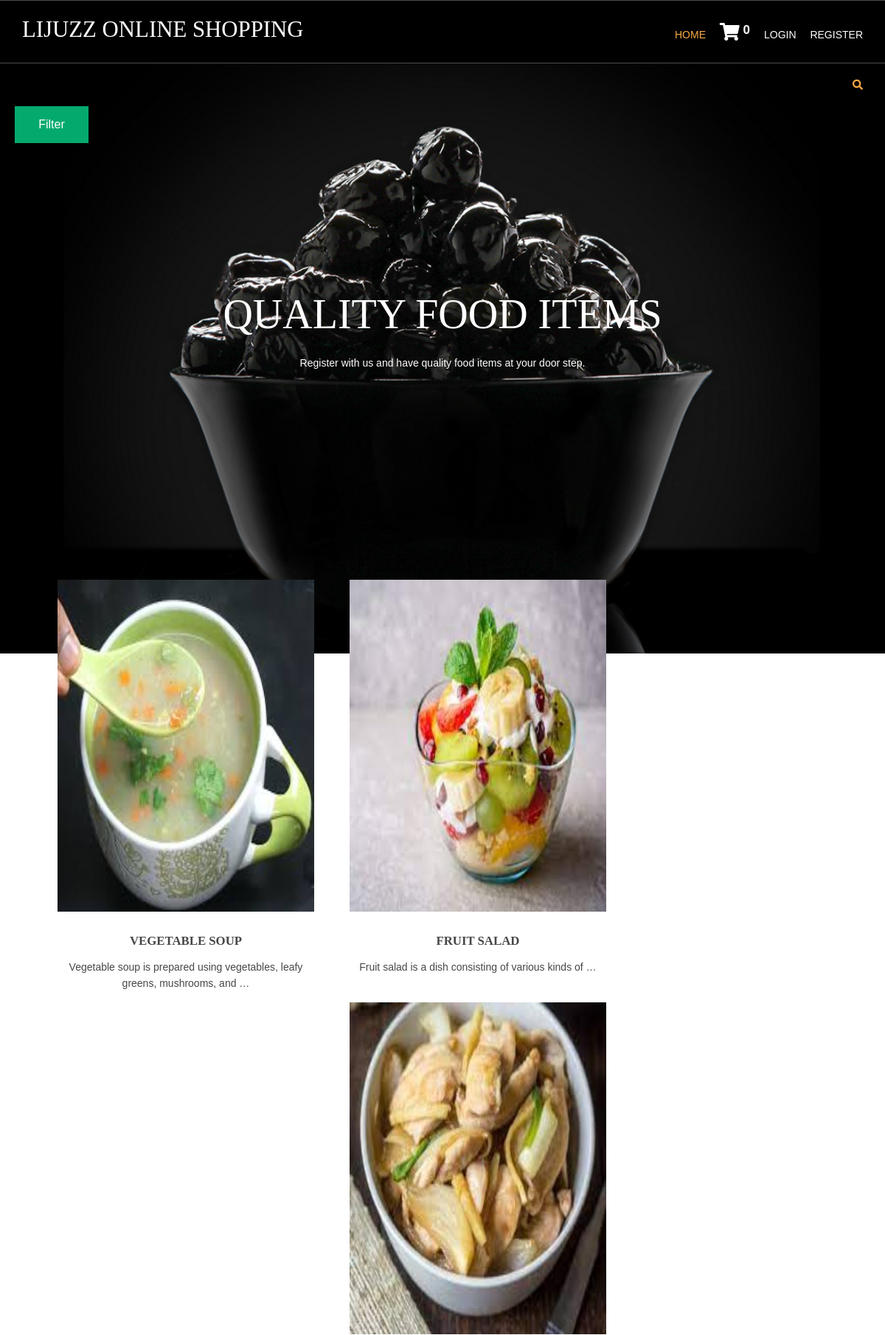
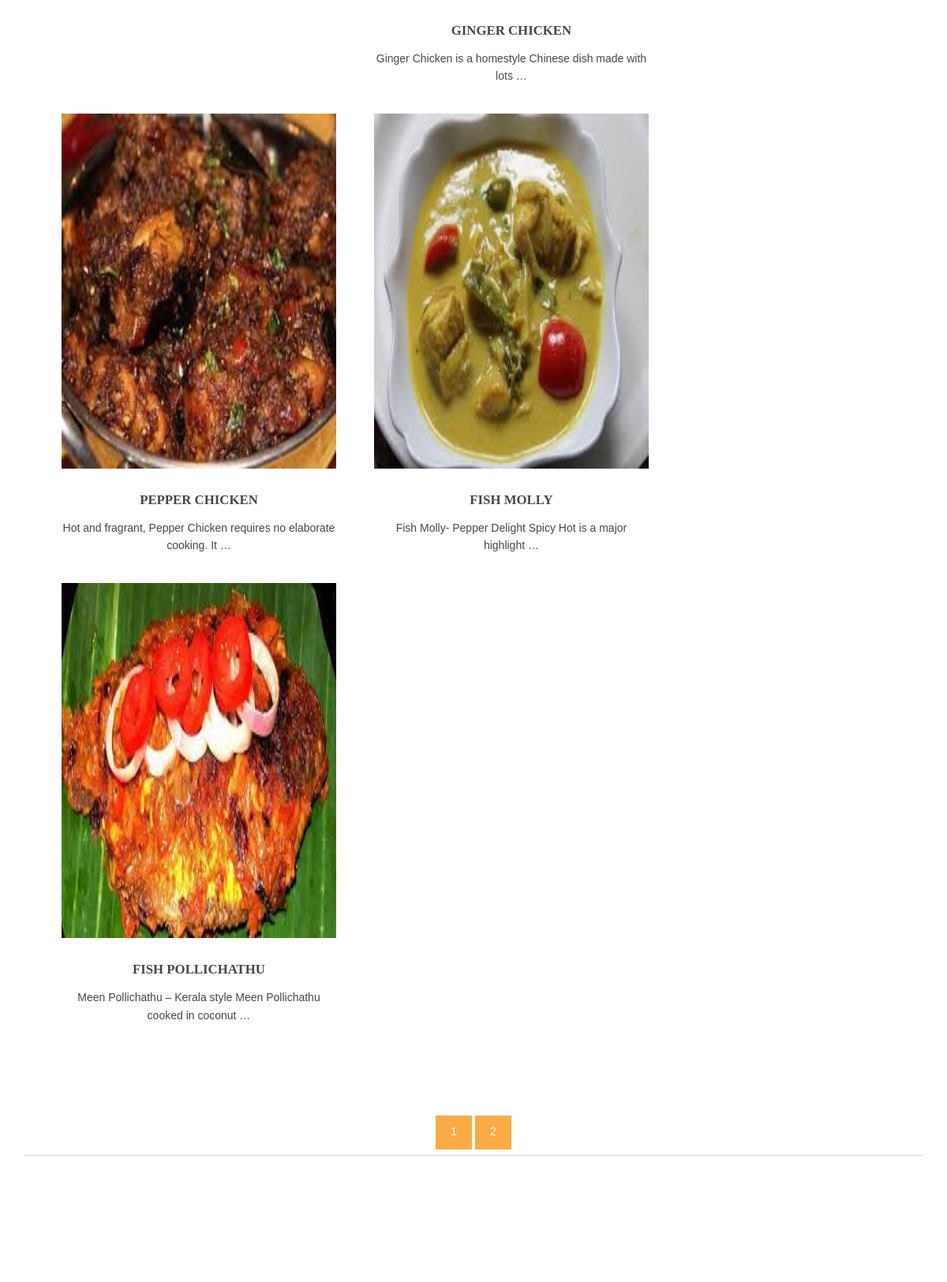
The page / on the database its author committed (2 pictures, top to bottom).
### homeapp/models.py (models this page shows, shortened)
class product(models.Model):
    name = models.CharField(max_length=250,unique=True)
    slug = models.SlugField(max_length=250,unique=True)
    img = models.ImageField(upload_to='product')
    desc = models.TextField()
    stock = models.IntegerField()
    available = models.BooleanField(default=True)
    price = models.IntegerField()
    category = models.ForeignKey(categ, on_delete=models.CASCADE)
    def get_url(self):
        return reverse('prdct_details',args=[self.category.slug, self.slug])

### homeapp/views.py (the view)
# urls.py: path('', views.home, name='home'),
def home(request, c_slug=None):
    c_page = None
    prdt = None
    catgry = categ.objects.all()
    if c_slug != None:
        c_page = get_object_or_404(categ, slug=c_slug)
        prdt = product.objects.filter(category=c_page, available=True)
    else:
        prdt = product.objects.all().filter(available=True)
    paginator = Paginator(prdt, 6)
    try:
        page = int(request.GET.get('page', '1'))
    except:
        page = 1
    try:
        pro = paginator.page(page)
    except(EmptyPage, InvalidPage):
        pro = paginator.page(paginator.num_pages)
    return render(request, 'index.html', {'prdt': prdt, 'catgry': catgry,'pro':pro})

### cartapp/context_processor.py (called while the page is built)
def count(request):
    item_count = 0
    if 'admin' in request.path:
        return {}
    else:
        try:
            ct = cartlist.objects.filter(cart_id=c_id(request))
            cti = items.objects.all().filter(cart= ct[:1])
            for j in cti:
                item_count+=j.quant
        except cartlist.DoesNotExist:
            item_count = 0
        return dict(item_c=item_count)

### cartapp/views.py (called while the page is built)
def c_id(request):
    ct_id = request.session.session_key
    if not ct_id:
        ct_id = request.session.create()
    return ct_id

### homeapp/models.py (called while the page is built)
    def get_url(self):
        return reverse('prdct_cat', args=[self.slug])

### templates/index.html (shortened to what this page needs)
{% extends 'base.html' %}
{% load static %}
{% block content %}
<html lang="">
<head>
    <link href="{% static 'hm/layout/styles/layout.css' %}" rel="stylesheet" type="text/css" media="all">
</head>
<body id="top">
<div class="abcd" style="background-image:url('{% static 'hm/images/demo/backgrounds/f2.jpg' %}');">
    <div class="wrapper row0">
        <div id="topbar" class="hoc clear">
            <div class="fl_right">
                <ul class="nospace">
                    <li id="searchform">
                    </li>
                </ul>
            </div>
        </div>
    </div>
    <div class="dropdown">
        <button class="dropbtn">Filter</button>
    </div>
    <div id="pageintro" class="hoc clear">
        <article>
            <h3 class="heading">QUALITY FOOD ITEMS</h3>
            <p>Register with us and have quality food items at your door step.</p>
        </article>
    </div>
</div>
<div class="wrapper row3">
    <main class="hoc container clear">
        <section id="introblocks">
            <ul class="nospace group btmspace-80">
                {% for i in pro.object_list %}
                <li class="one_third">
                    <figure><a class="imgover" href={{i.get_url}}><img src="{{i.img.url}}"
                                                                       style="height:450px;width:450px;" alt=""></a>
                        <figcaption>
                            <h6 class="heading">{{i.name}}</h6>
                            <p>{{i.desc|truncatewords:10}}</p>
                            <br>
                        </figcaption>
                    </figure>
                </li>
                {% endfor %}
            </ul>
            {% for p in pro.paginator.page_range %}
            <a href="?page={{p}}" class="btn btn-light btn-sm {% if pro.number == p %} activate {% endif %}">{{p}}</a>
            {% endfor %}
        </section>
        <hr class="btmspace-80">
    </main>
</div>
</body>
</html>
{% endblock %}

### templates/base.html (shortened to what this page needs)
{% load static %}
<html lang="">
<head>
    <link href="{% static 'hm/layout/styles/layout.css' %}" rel="stylesheet" type="text/css" media="all">
</head>
<body id="top">
<div class="bgded overlay" style="background-image:url('{% static 'hm/images/demo/backgrounds/f2.jpg' %}');">
    <div class="wrapper row1">
        <header id="header" class="hoc clear">
            <div id="logo" class="fl_left">
                <h1><a href="/">LIJUZZ ONLINE SHOPPING</a></h1>
            </div>
            <nav id="mainav" class="fl_right">
                <ul class="clear">
                    <li class="active"><a href="/">Home</a></li>
                    <li><a class="active" href="{% url 'cartdetails' %}"><i class="fa fa-shopping-cart"
                                                                            style="font-size:24px"></i><sup
                            style=" font-size:17px;"> <b>{{item_c}}</b> </sup></a></li>
                    {% if user.is_authenticated %}
                    <li>Hello{{user.username}}</li>
                    <li><a class="active" href="{% url 'logout' %}">Logout</a></li>
                    {% else %}
                    <li><a class="active" href="{% url 'login' %}">Login</a></li>
                    <li><a class="active" href="{% url 'registration' %}">Register</a></li>
                    {% endif %}
                </ul>
            </nav>
        </header>
    </div>
</div>
{% block content %}
{% endblock %}
</body>
</html>

### static/hm/layout/styles/layout.css (style rules this page uses)
.row1 { border:solid; border-width:1px 0; }
#topbar { padding:20px 0; font-size:.8rem; text-transform:uppercase; }
#topbar ul li { display:inline-block; margin-right:15px; }
#topbar ul li:last-child { margin-right:0; padding-right:0; border-right:none; }
#topbar #searchform { position:relative; line-height:1; z-index:9999; }
#topbar #searchform::after { display:block; height:18px; line-height:18px; padding:0; font-family:"Font Awesome\ 5 Free"; font-weight:900; font-size:1rem; content:"\f002"; }
#topbar #searchform ::placeholder { text-transform:capitalize; }
#header #logo { margin:22px 0 0 0; }
#header #logo h1 { margin:0; padding:0; font-size:2.2rem; text-transform:uppercase; }
#pageintro { padding:200px 0 300px; }
#pageintro article, #pageintro article p { display:block; max-width:75%; margin:0 auto; text-align:center; }
#pageintro article p { max-width:65%; line-height:2rem; }
#pageintro .heading { margin-bottom:20px; font-size:4rem; }
.container { padding:80px 0; }
#introblocks { display:block; position:relative; margin:-180px 0 0 0; z-index:1; text-align:center; }
#introblocks figure figcaption { display:block; padding:30px 0 0 0; text-align:center; }
#introblocks figure figcaption .heading { font-size:1.2rem; font-weight:700; margin-bottom:0; }
*, *::before, *::after { transition:all .3s ease-in-out; }
nav ul, nav ol { margin:0; padding:0; list-style:none; }
#mainav, #breadcrumb, .sidebar nav { line-height:normal; }
#mainav ul { text-transform:uppercase; }
#mainav li { display:inline-block; position:relative; margin:0 15px 0 0; padding:0; }
#mainav li:last-child { margin-right:0; }
#mainav li a { display:block; padding:30px 0; }
body { color:#A5A6AA; background-color:#1C1D21; }
a { color:#FBAB45; }
hr, .borderedbox { border-color:#D7D7D7; }
.overlay { color:#FFFFFF; background-color:inherit; }
.overlay::after { color:inherit; background-color:rgba(0,0,0,.55); }
.btn, .btn.inverse:hover { color:#FFFFFF; background-color:#FBAB45; border-color:#FBAB45; }
.imgover, .imgover:hover::after { color:#FFFFFF; }
.row1 { border-color:rgba(255,255,255,.3); }
.row3 { color:#474747; background-color:#FFFFFF; }
#topbar #searchform { color:#FBAB45; }
#header #logo h1 a { color:inherit; }
#pageintro { color:#FFFFFF; }
#mainav li a { color:inherit; }
#mainav .active a, #mainav a:hover, #mainav li:hover > a { color:#FBAB45; background-color:inherit; }
@media screen and (min-width:1140px) { .hoc { max-width:1140px; } }

### templates/index.html (style rules this page uses)
.dropbtn { background-color: #04AA6D; color: white; padding: 16px; font-size: 16px; border: none; height:50px; width:100px; }
.dropdown { position: relative; display: inline-block; padding-left: 20px; }
.abcd { height:100%; background-position:center; background-repeat:no-repeat; background-size:cover; }

### rows shown on the page
product: img (picture), name "VEGETABLE SOUP", desc "Vegetable soup is prepared using vegetables, leafy greens, mushrooms, and …"
product: img (picture), name "FRUIT SALAD", desc "Fruit salad is a dish consisting of various kinds of …"
product: img (picture), name "GINGER CHICKEN", desc "Ginger Chicken is a homestyle Chinese dish made with lots …"
product: img (picture), name "PEPPER CHICKEN", desc "Hot and fragrant, Pepper Chicken requires no elaborate cooking. It …"
product: img (picture), name "FISH MOLLY", desc "Fish Molly- Pepper Delight Spicy Hot is a major highlight …"
product: img (picture), name "FISH POLLICHATHU", desc "Meen Pollichathu – Kerala style Meen Pollichathu cooked in coconut …"

### other values the page prints
{{ item_c }} "0"
{{ p }} "1" "2"
